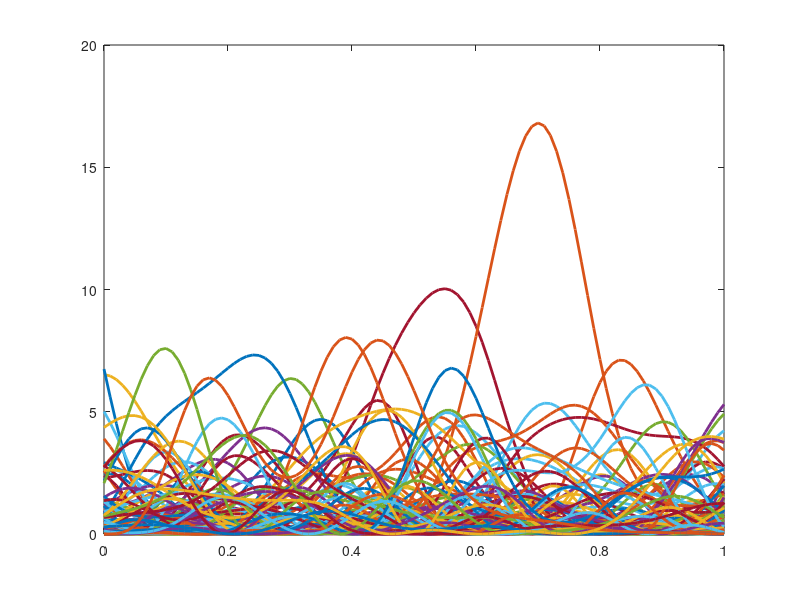

This chart was generated by the following MATLAB code:
rng('default');

N = 101;

xf = linspace(0, 1, N);

l = 0.12;

len = length(xf);

cov = zeros(len, len);

for i = 1:len
    for j  = 1:len
        cov(i, j) = exp(-0.5*(xf(i) - xf(j)).*(xf(i) - xf(j))/l/l);
    end
end
%
mu = zeros(1, len);
f_bc = mvnrnd(mu, cov, 2000).^2;

for i = 1:len
    plot(xf, f_bc(i, :), 'linewidth', 2.0);
    hold on
end

save('bc_source', 'f_bc');